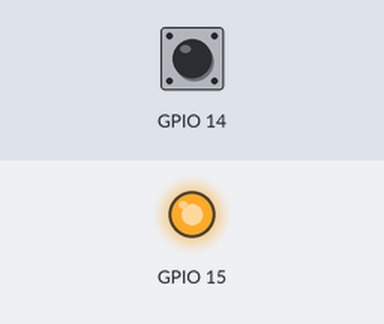
The program below on a simulated Raspberry Pi (BCM pin numbers). Shown: output pins drawn as LEDs (lit = HIGH). Inputs (shaded band) come from the test bench; at power-on: GPIO 14 HIGH. What the program prints to the terminal is not drawn.

Above: at 1.2 s.
1.3 s: GPIO 14 pulled LOW for 0.15 s
At 1.37 s:
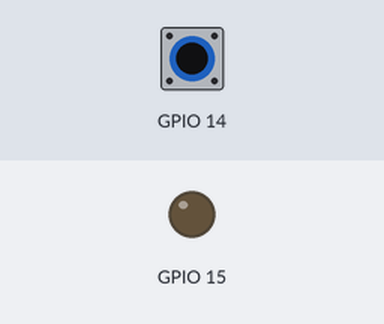
2.9 s: GPIO 14 pulled LOW for 3.2 s
At 6.6 s:
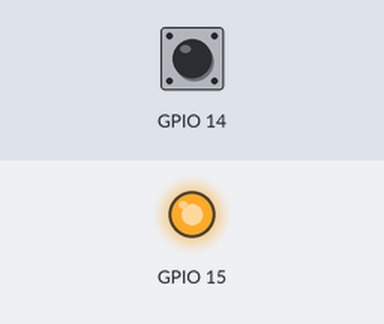
Timing chart, 0 to 8.1 s (numbered marks = the images above; inputs shaded):
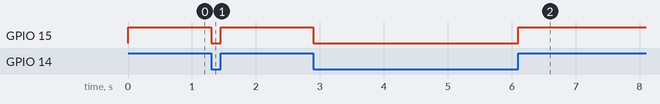

Measured:
- after the input at 1.3 s, GPIO 15: HIGH → LOW at once, → HIGH 0.15 s later
- after the input at 2.9 s, GPIO 15: HIGH → LOW at once, → HIGH 3.2 s later

The program:

reedswitch2.py
```python
import RPi.GPIO as GPIO
import time

GPIO.setmode(GPIO.BCM)
GPIO.setup(14, GPIO.IN, pull_up_down=GPIO.PUD_UP)
GPIO.setup(15, GPIO.OUT)
while True:
  if GPIO.input(14)==1:
    print("OFF!!")
    GPIO.output(15,True)
  else:
    print("ON!!")
    GPIO.output(15,False)
time.sleep(0.5)
```
